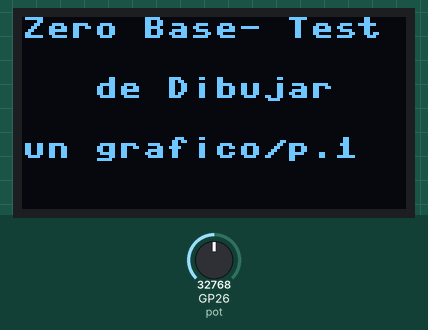
The program below on a simulated Raspberry Pi Pico running MicroPython. Parts: 128×64 one-colour display. The test bench sets the inputs (shaded band); at power-on: GP26 (pot) = 32768 (analog values on the 0–65535 scale). What the program prints to the serial console is not drawn.

Above: at 0.1 s.
At 4.3 s:
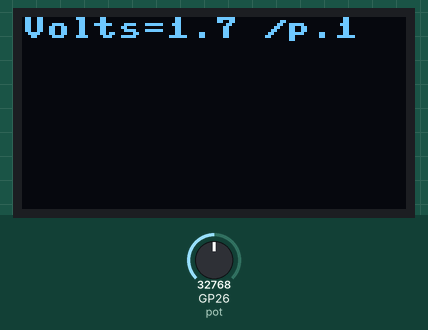
4.4 s: GP26 (pot) set to 45874
At 5.4 s:
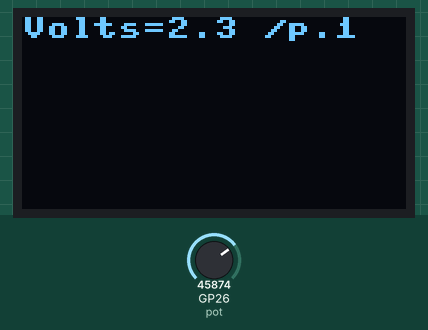
5.9 s: GP26 (pot) set to 57670
7.4 s: GP26 (pot) set to 65535
Timing chart, 0 to 10.4 s (numbered marks = the images above; inputs shaded):
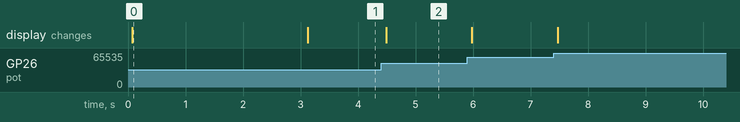

Measured:
- after the input at 4.4 s, the display: changes after 0.09 s (image 2)
- what the display in image 0 shows lasts 3.0 s, from 0.1 s to 3.1 s

The program:

BMMR_ssd1306_graf_pot_parte1.py
```python
# Hardware platform: Pico W & Pico
# Author : JC Santamaria
# Date : 2023 - 4 - 21
# Goal : Graphic draw HW test Pico and display I2C oled ssd1306
# Learning Target : Hacerlo a mi manera desde cero
# Ref: https://controlautomaticoeducacion.com/micropython/display-oled-raspberry-pi-pico-esp8266/
#

from machine import Pin, I2C, ADC
from ssd1306 import SSD1306_I2C
from utime import sleep_ms

# Informative block - start
p_ucontroler = "Pico W & Pico _"
p_keyOhw = "SSD1306 I2c1 SDA GPIO06, SCL GPIO07, VCC3.3volt + potenciopnmeter GPIO26 - ADC0"
p_project = "Draw a Volts - parte 1 solo texto arriba"
p_version = "p.1"
print(f"Microcontroler: {p_ucontroler} - Key other HW : {p_keyOhw}")
print(f"Program: {p_project} - Version: {p_version}")
# Informative block - end

# 0- Constantes y variables globales
WIDTH =128 # anchura display
HEIGHT= 64 # altura display
W1CHAR = 8
H1CHAR = 8
ADCtoVolt = 3.3 / (65535) # Factor conversion ADC -> voltios

# Division en Zonas del display
# Hay una zona top solo para texto
# En la zona debajo de la top, tenemos a la izq zona Left + zona grafica
# la zona grafica tien Eje Y , zona de dibujo , abajo del todo Eje X

DZTOP = [0, 0, WIDTH-1, H1CHAR+1] # Zone top SOLO texto x e y (top left) y ancho x alto

# Fin division en zonas del display

TIMEREAD = 100 # Tiempo entre lecturas en msegundos

# ---------------- START FUNCTIONS -----------------

# ---------------- END FUNCTIONS -----------------
# 1 - Creacion de objetos , i2c, oled y potenciometro sobre ADC
# I2C - Usa las configuraciones por defecto I2C(1, scl=Pin(7), sda=Pin(6), freq=400_000, timeout=50000)
i2c = I2C(1, scl=Pin(7), sda=Pin(6), freq=400_000)

oled = SSD1306_I2C(WIDTH,HEIGHT,i2c) # constructor OLED - I2C direccion 3C por defecto
pot = ADC(26) # constructor de potenciometro sobre ADC0

# 2- Limpia pantalla
oled.fill(0) # clear screen
oled.show()

# 3- Presentacion inicial
oled.fill(0)
oled.text("Zero Base- Test", 0, 0)
oled.text(" de Dibujar ", 16, 20)
oled.text("un grafico" + "/" + p_version, 0, 40)
oled.show()
sleep_ms(3000)
oled.fill(0) # borrar pantalla
oled.show()

#4.x Bucle inicial propiamente
while True:

    # 4.x Leer voltios
    volts = pot.read_u16() * ADCtoVolt
    # print(f"Voltios leidos = {volts} volttios")

    # 4.5 Escritura en zona TOP de los voltios leidos y version del progrma
    oled.fill_rect(DZTOP[0], DZTOP[1], DZTOP[2], DZTOP[3], 0) # borra el area de texto superior 120 ancho y 10 alto
    ltop = "Volts=" + str(round(volts,1)) + " /" + p_version
    oled.text(ltop, DZTOP[0], DZTOP[1])

    oled.show() # 4.7 dibujo Zona Top

    sleep_ms(TIMEREAD)
```
